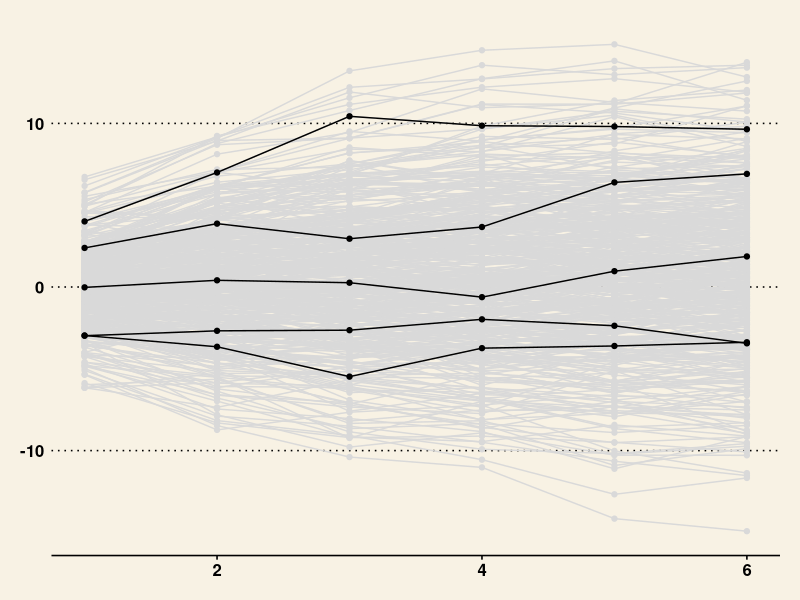

Write R code to recreate this figure. (Note: this script raises an error after producing the figure.)
## ---- chunk 1
knitr::opts_chunk$set(echo = TRUE, warning = F, message = F)
## ---- chunk 2
library(tidyverse)
library(ggplot2)
library(reshape2)
library(MASS)
library(ggthemes)
## ---- chunk 3

constant <- 0.3
proportion <- -0.4

people <- 500
time <- 6

df <- matrix(, nrow = people*time, ncol = 3)
count <- 0

for(i in 1:people){
  
  y_het <- rnorm(1, 0, 2)
  
  for(j in 1:time){
    count <- count + 1
    
    if(j == 1){
      df[count, 1] <- i
      df[count, 2] <- j
      df[count, 3] <- y_het + rnorm(1,0,1)
    }else{
      df[count, 1] <- i
      df[count, 2] <- j
      df[count, 3] <- 1*constant + (1+proportion)*df[count - 1, 3] + y_het + rnorm(1,0,1)
    }
    
    
    
  }
  
  
  
}

df <- data.frame(df)
names(df) <- c('id', 'time', 'y')
random_ids <- sample(1:people, 5)
sample_df <- df %>%
  filter(id %in% random_ids)

ggplot(df, aes(x = time, y = y, group = id)) + 
  geom_point(color = 'grey85') + 
  geom_line(color = 'grey85') + 
  geom_point(data = sample_df, aes(x = time, y = y, group = id)) + 
  geom_line(data = sample_df, aes(x = time, y = y, group = id)) + 
  theme_wsj()

## ---- chunk 4
df_wide <- reshape(df, idvar = 'id', timevar = 'time', direction = 'wide')
library(lavaan)
## ---- chunk 5

int_only_string <- '

# latent true scores over the observed y points
l_y1 =~ 1*y.1
l_y2 =~ 1*y.2
l_y3 =~ 1*y.3
l_y4 =~ 1*y.4
l_y5 =~ 1*y.5
l_y6 =~ 1*y.6

# latent change scores over the latent true scores
# y1 does not get one because it is the first time point
lc_y2 =~ 1*l_y2
lc_y3 =~ 1*l_y3
lc_y4 =~ 1*l_y4
lc_y5 =~ 1*l_y5
lc_y6 =~ 1*l_y6

# autoregression of the latent true scores
l_y2 ~ 1*l_y1
l_y3 ~ 1*l_y2
l_y4 ~ 1*l_y3
l_y5 ~ 1*l_y4
l_y6 ~ 1*l_y5

# latent intercept over the first true score of y
latent_intercept =~ 1*l_y1

# estimate mean and variance of latent intercept
latent_intercept ~~ latent_intercept
latent_intercept ~ 1

# means and variances of latent factors set to zero

l_y1 ~ 0
l_y2 ~ 0
l_y3 ~ 0
l_y4 ~ 0
l_y5 ~ 0
l_y6 ~ 0

l_y1 ~~ 0*l_y1
l_y2 ~~ 0*l_y2
l_y3 ~~ 0*l_y3
l_y4 ~~ 0*l_y4
l_y5 ~~ 0*l_y5
l_y6 ~~ 0*l_y6

lc_y2 ~ 0
lc_y3 ~ 0
lc_y4 ~ 0
lc_y5 ~ 0
lc_y6 ~ 0

lc_y2 ~~ 0*lc_y2
lc_y3 ~~ 0*lc_y3
lc_y4 ~~ 0*lc_y4
lc_y5 ~~ 0*lc_y5
lc_y6 ~~ 0*lc_y6

# means of indicators set to zero

y.1 ~ 0
y.2 ~ 0
y.3 ~ 0
y.4 ~ 0
y.5 ~ 0
y.6 ~ 0

# residual variances constrained to be equal across time

y.1 ~~ res_var*y.1
y.2 ~~ res_var*y.2
y.3 ~~ res_var*y.3
y.4 ~~ res_var*y.4
y.5 ~~ res_var*y.5
y.6 ~~ res_var*y.6

# Constrain latent change factors to not correlate with each other

lc_y2 ~~ 0*lc_y3 + 0*lc_y4 + 0*lc_y5 + 0*lc_y6
lc_y3 ~~ 0*lc_y4 + 0*lc_y5 + 0*lc_y6
lc_y4 ~~ 0*lc_y5 + 0*lc_y6
lc_y5 ~~ 0*lc_y6

# constrain latent intercept not to correlate with the change factors
latent_intercept ~~ 0*lc_y2 + 0*lc_y3 + 0*lc_y4 + 0*lc_y5 + 0*lc_y6

'

int_only_model <- sem(int_only_string, data = df_wide)
summary(int_only_model, fit.measures = T)

## ---- chunk 6

proportion_string <- '

# latent true scores over the observed y points
l_y1 =~ 1*y.1
l_y2 =~ 1*y.2
l_y3 =~ 1*y.3
l_y4 =~ 1*y.4
l_y5 =~ 1*y.5
l_y6 =~ 1*y.6

# latent change scores over the latent true scores
# y1 does not get one because it is the first time point
lc_y2 =~ 1*l_y2
lc_y3 =~ 1*l_y3
lc_y4 =~ 1*l_y4
lc_y5 =~ 1*l_y5
lc_y6 =~ 1*l_y6

# autoregression of the latent true scores
l_y2 ~ 1*l_y1
l_y3 ~ 1*l_y2
l_y4 ~ 1*l_y3
l_y5 ~ 1*l_y4
l_y6 ~ 1*l_y5

# latent intercept over the first true score of y
latent_intercept =~ 1*l_y1

# estimate mean and variance of latent intercept
latent_intercept ~~ latent_intercept
latent_intercept ~ 1

# HERE IS THE CHANGE
# proportion parameter estimate (estimate of b2)
# regress latent change on latent true score from the last time point
lc_y2 ~ b2*l_y1
lc_y3 ~ b2*l_y2
lc_y4 ~ b2*l_y3
lc_y5 ~ b2*l_y4
lc_y6 ~ b2*l_y5

# means and variances of latent factors set to zero

l_y1 ~ 0
l_y2 ~ 0
l_y3 ~ 0
l_y4 ~ 0
l_y5 ~ 0
l_y6 ~ 0

l_y1 ~~ 0*l_y1
l_y2 ~~ 0*l_y2
l_y3 ~~ 0*l_y3
l_y4 ~~ 0*l_y4
l_y5 ~~ 0*l_y5
l_y6 ~~ 0*l_y6

lc_y2 ~ 0
lc_y3 ~ 0
lc_y4 ~ 0
lc_y5 ~ 0
lc_y6 ~ 0

lc_y2 ~~ 0*lc_y2
lc_y3 ~~ 0*lc_y3
lc_y4 ~~ 0*lc_y4
lc_y5 ~~ 0*lc_y5
lc_y6 ~~ 0*lc_y6

# means of indicators set to zero

y.1 ~ 0
y.2 ~ 0
y.3 ~ 0
y.4 ~ 0
y.5 ~ 0
y.6 ~ 0

# residual variances constrained to be equal across time

y.1 ~~ res_var*y.1
y.2 ~~ res_var*y.2
y.3 ~~ res_var*y.3
y.4 ~~ res_var*y.4
y.5 ~~ res_var*y.5
y.6 ~~ res_var*y.6

# Constrain latent change factors to not correlate with each other

lc_y2 ~~ 0*lc_y3 + 0*lc_y4 + 0*lc_y5 + 0*lc_y6
lc_y3 ~~ 0*lc_y4 + 0*lc_y5 + 0*lc_y6
lc_y4 ~~ 0*lc_y5 + 0*lc_y6
lc_y5 ~~ 0*lc_y6

# constrain latent intercept not to correlate with the change factors
latent_intercept ~~ 0*lc_y2 + 0*lc_y3 + 0*lc_y4 + 0*lc_y5 + 0*lc_y6

'

proportion_model <- sem(proportion_string, data = df_wide)
summary(proportion_model, fit.measures = T)

## ---- chunk 7

constant_change_string <- '

# latent true scores over the observed y points
l_y1 =~ 1*y.1
l_y2 =~ 1*y.2
l_y3 =~ 1*y.3
l_y4 =~ 1*y.4
l_y5 =~ 1*y.5
l_y6 =~ 1*y.6

# latent change scores over the latent true scores
# y1 does not get one because it is the first time point
lc_y2 =~ 1*l_y2
lc_y3 =~ 1*l_y3
lc_y4 =~ 1*l_y4
lc_y5 =~ 1*l_y5
lc_y6 =~ 1*l_y6

# autoregression of the latent true scores (the first level latent variables)
l_y2 ~ 1*l_y1
l_y3 ~ 1*l_y2
l_y4 ~ 1*l_y3
l_y5 ~ 1*l_y4
l_y6 ~ 1*l_y5

# latent intercept over the first true score of y
latent_intercept =~ 1*l_y1

# HERE IS THE CHANGE

# latent slope over the change scores
# this is called the change factor in dual change terminology...it is not really a slope term. It is the constant change factor
latent_slope =~ 1*lc_y2 + 1*lc_y3 + 1*lc_y4 + 1*lc_y5 + 1*lc_y6

# estimate covariance between latent intercept and slope (change factor)

latent_intercept ~~ latent_slope

# estimate mean and variance of intercept and slope (change factor)

latent_intercept ~~ latent_intercept
latent_slope ~~ latent_slope

latent_intercept ~ 1
latent_slope ~ 1

# means and variances of latent factors set to zero

l_y1 ~ 0
l_y2 ~ 0
l_y3 ~ 0
l_y4 ~ 0
l_y5 ~ 0
l_y6 ~ 0

l_y1 ~~ 0*l_y1
l_y2 ~~ 0*l_y2
l_y3 ~~ 0*l_y3
l_y4 ~~ 0*l_y4
l_y5 ~~ 0*l_y5
l_y6 ~~ 0*l_y6

lc_y2 ~ 0
lc_y3 ~ 0
lc_y4 ~ 0
lc_y5 ~ 0
lc_y6 ~ 0

lc_y2 ~~ 0*lc_y2
lc_y3 ~~ 0*lc_y3
lc_y4 ~~ 0*lc_y4
lc_y5 ~~ 0*lc_y5
lc_y6 ~~ 0*lc_y6

# means of indicators set to zero

y.1 ~ 0
y.2 ~ 0
y.3 ~ 0
y.4 ~ 0
y.5 ~ 0
y.6 ~ 0

# residual variances constrained to be equal across time

y.1 ~~ res_var*y.1
y.2 ~~ res_var*y.2
y.3 ~~ res_var*y.3
y.4 ~~ res_var*y.4
y.5 ~~ res_var*y.5
y.6 ~~ res_var*y.6

# Constrain latent change factors to not correlate with each other

lc_y2 ~~ 0*lc_y3 + 0*lc_y4 + 0*lc_y5 + 0*lc_y6
lc_y3 ~~ 0*lc_y4 + 0*lc_y5 + 0*lc_y6
lc_y4 ~~ 0*lc_y5 + 0*lc_y6
lc_y5 ~~ 0*lc_y6

# constrain latent intercept not to correlate with the change factors
latent_intercept ~~ 0*lc_y2 + 0*lc_y3 + 0*lc_y4 + 0*lc_y5 + 0*lc_y6

'

constant_change_model <- sem(constant_change_string, data = df_wide)
summary(constant_change_model, fit.measures = T)
## ---- chunk 8

dual_c_string <- '

# latent true scores over the observed y points
l_y1 =~ 1*y.1
l_y2 =~ 1*y.2
l_y3 =~ 1*y.3
l_y4 =~ 1*y.4
l_y5 =~ 1*y.5
l_y6 =~ 1*y.6

# latent change scores over the latent true scores
# y1 does not get one because it is the first time point
lc_y2 =~ 1*l_y2
lc_y3 =~ 1*l_y3
lc_y4 =~ 1*l_y4
lc_y5 =~ 1*l_y5
lc_y6 =~ 1*l_y6

# autoregression of the latent true scores (the first level latent variables)
l_y2 ~ 1*l_y1
l_y3 ~ 1*l_y2
l_y4 ~ 1*l_y3
l_y5 ~ 1*l_y4
l_y6 ~ 1*l_y5

# latent intercept over the first true score of y
latent_intercept =~ 1*l_y1

# CHANGE 1 OF THE DUAL CHANGE MODEL

# latent slope over the change scores
# this is called the change factor in dual change terminology...it is not really a slope term. It is the constant change factor
latent_slope =~ 1*lc_y2 + 1*lc_y3 + 1*lc_y4 + 1*lc_y5 + 1*lc_y6

# estimate covariance between latent intercept and slope (change factor)

latent_intercept ~~ latent_slope

# estimate mean and variance of intercept and slope (change factor)

latent_intercept ~~ latent_intercept
latent_slope ~~ latent_slope

latent_intercept ~ 1
latent_slope ~ 1

# CHANGE 2 OF THE DUAL CHANGE MODEL

# autoproportion change. Relationship between true score and latent change score at next time point
# these are estimated
lc_y2 ~ b*l_y1
lc_y3 ~ b*l_y2
lc_y4 ~ b*l_y3
lc_y5 ~ b*l_y4
lc_y6 ~ b*l_y5

# means and variances of latent factors set to zero

l_y1 ~ 0
l_y2 ~ 0
l_y3 ~ 0
l_y4 ~ 0
l_y5 ~ 0
l_y6 ~ 0

l_y1 ~~ 0*l_y1
l_y2 ~~ 0*l_y2
l_y3 ~~ 0*l_y3
l_y4 ~~ 0*l_y4
l_y5 ~~ 0*l_y5
l_y6 ~~ 0*l_y6

lc_y2 ~ 0
lc_y3 ~ 0
lc_y4 ~ 0
lc_y5 ~ 0
lc_y6 ~ 0

lc_y2 ~~ 0*lc_y2
lc_y3 ~~ 0*lc_y3
lc_y4 ~~ 0*lc_y4
lc_y5 ~~ 0*lc_y5
lc_y6 ~~ 0*lc_y6

# means of indicators set to zero

y.1 ~ 0
y.2 ~ 0
y.3 ~ 0
y.4 ~ 0
y.5 ~ 0
y.6 ~ 0

# residual variances constrained to be equal across time

y.1 ~~ res_var*y.1
y.2 ~~ res_var*y.2
y.3 ~~ res_var*y.3
y.4 ~~ res_var*y.4
y.5 ~~ res_var*y.5
y.6 ~~ res_var*y.6

# Constrain latent change factors to not correlate with each other

lc_y2 ~~ 0*lc_y3 + 0*lc_y4 + 0*lc_y5 + 0*lc_y6
lc_y3 ~~ 0*lc_y4 + 0*lc_y5 + 0*lc_y6
lc_y4 ~~ 0*lc_y5 + 0*lc_y6
lc_y5 ~~ 0*lc_y6


'

dual_change_model <- sem(dual_c_string, data = df_wide)
summary(dual_change_model, fit.measures = T)
